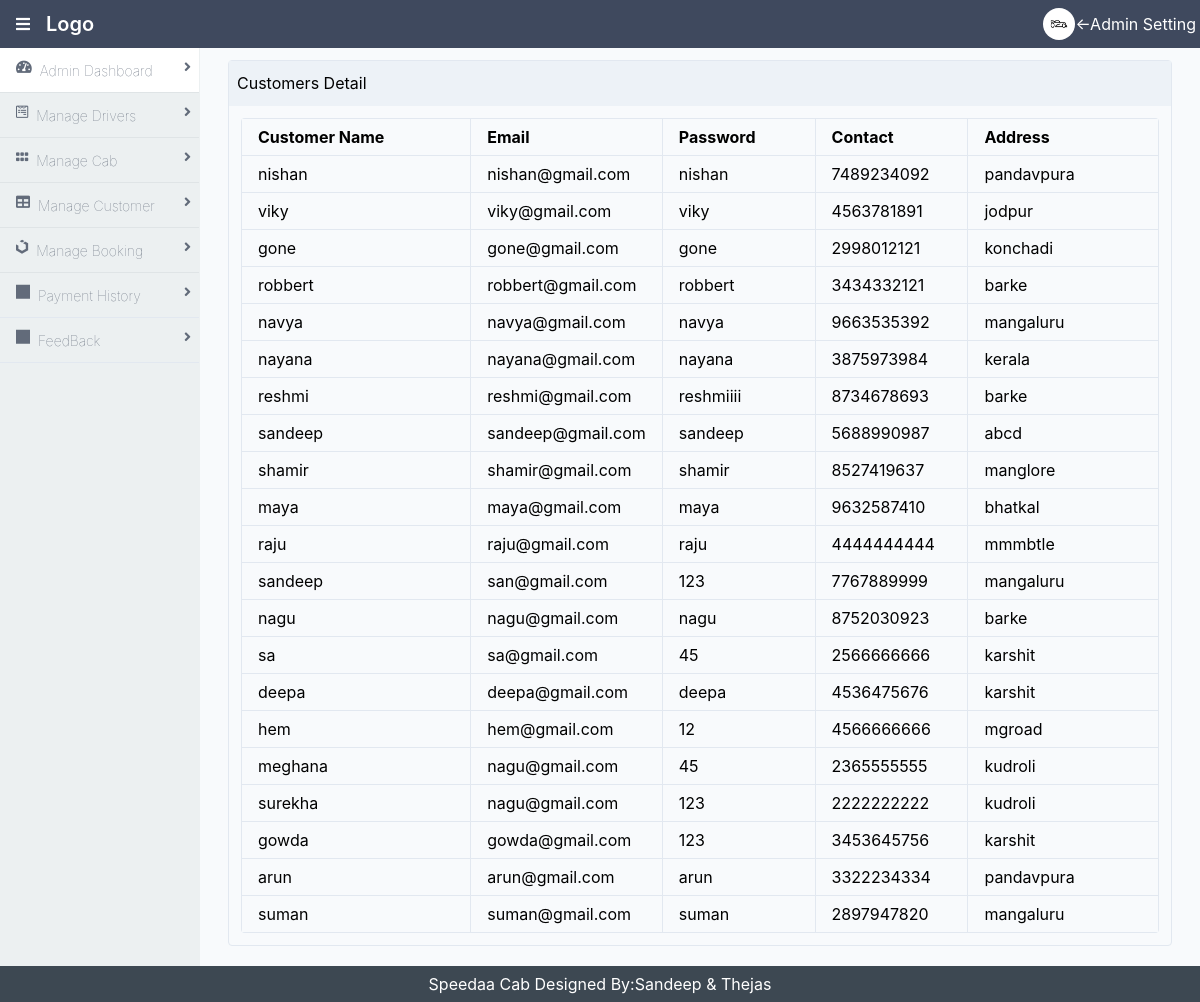
/admin/Customers.php (signed in), run on an earlier commit of the app's database.
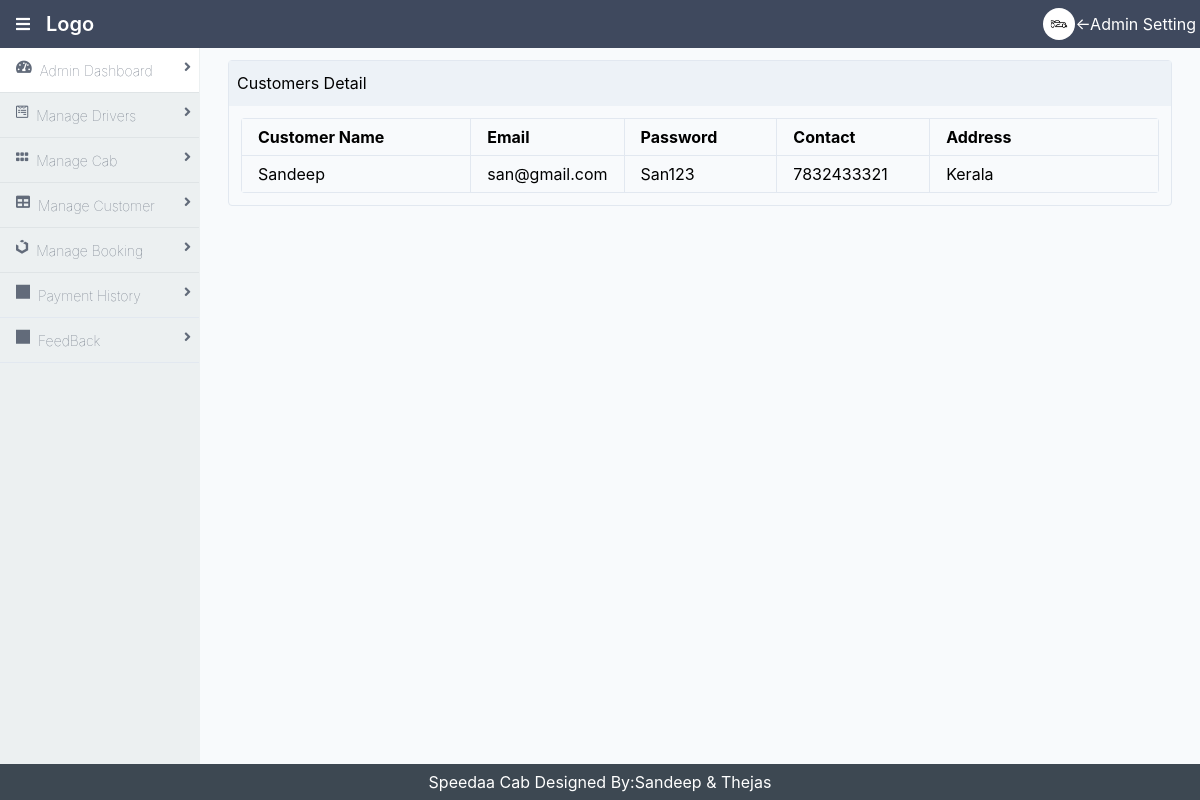
And on a later commit of the database.
### tables this page shows
CREATE TABLE `user` (
  `uid` int(11) NOT NULL,
  `name` varchar(111) NOT NULL,
  `addr` varchar(111) NOT NULL,
  `contno` bigint(20) NOT NULL,
  `emailid` varchar(123) NOT NULL,
  `password` varchar(123) NOT NULL
);

### admin/Customers.php (the view, shortened to what this page needs)
<!DOCTYPE html>
<div class="mx-auto bg-grey-lightest">
    <div class="min-h-screen flex flex-col">
        <?php include "header.php"; ?>
        <div class="flex flex-1">
            <?php include "sidebar.php"; ?>
            <main class="bg-white-500 flex-1 p-3 overflow-hidden">
                <div class="flex flex-col">
                    <div class="flex flex-1 flex-col md:flex-row lg:flex-row mx-2">
                        <div class="flex flex-1  flex-col md:flex-row lg:flex-row mx-2">
                            <div class="mb-2 border-solid border-gray-300 rounded border shadow-sm w-full">
                                <div class="bg-gray-200 px-2 py-3 border-solid border-gray-200 border-b">
                                    Customers Detail
                                </div>
                                <div class="p-3">
                                    <table class="table-responsive w-full rounded">
                                        <thead>
                                            <tr>
                                                <th class="border w-1/4 px-4 py-2">Customer Name</th>
                                                <th class="border w-1/6 px-4 py-2">Email</th>
                                                <th class="border w-1/6 px-4 py-2">Password</th>
                                                <th class="border w-1/6 px-4 py-2">Contact</th>
                                                <th class="border w-1/7 px-4 py-2">Address</th>
                                            </tr>
                                        </thead>
                                        <tbody>
                                            <?php
                                            include "config.php";
                                            $qry = mysqli_query($con, "SELECT * FROM user");
                                            while ($row = mysqli_fetch_array($qry)) { ?>
                                                <tr>
                                                    <td class="border px-4 py-2"><?php echo $row['name']; ?></td>
                                                    <td class="border px-4 py-2"><?php echo $row['emailid']; ?></td>
                                                    <td class="border px-4 py-2"><?php echo $row['password']; ?></td>
                                                    <td class="border px-4 py-2"><?php echo $row['contno']; ?></td>
                                                    <td class="border px-4 py-2"><?php echo $row['addr']; ?></td>
                                                </tr>
                                            <?php } ?>
                                        </tbody>
                                    </table>
                                </div>
                            </div>
                        </div>
                    </div>
                </div>
            </main>
        </div>
        <?php include "footer.php"; ?>
    </div>
</div>
</body>
</html>

What changed in the data, as far as the page shows it:
removed user: name "nishan", emailid "nishan@gmail.com", password "nishan", contno "7489234092", addr "pandavpura"
removed user: name "viky", emailid "viky@gmail.com", password "viky", contno "4563781891", addr "jodpur"
removed user: name "gone", emailid "gone@gmail.com", password "gone", contno "2998012121", addr "konchadi"
removed user: name "robbert", emailid "robbert@gmail.com", password "robbert", contno "3434332121", addr "barke"
removed user: name "navya", emailid "navya@gmail.com", password "navya", contno "9663535392", addr "mangaluru"
removed user: name "nayana", emailid "nayana@gmail.com", password "nayana", contno "3875973984", addr "kerala"
removed user: name "reshmi", emailid "reshmi@gmail.com", password "reshmiiii", contno "8734678693", addr "barke"
removed user: name "sandeep", emailid "sandeep@gmail.com", password "sandeep", contno "5688990987", addr "abcd"
removed user: name "shamir", emailid "shamir@gmail.com", password "shamir", contno "8527419637", addr "manglore"
removed user: name "maya", emailid "maya@gmail.com", password "maya", contno "9632587410", addr "bhatkal"
removed user: name "raju", emailid "raju@gmail.com", password "raju", contno "4444444444", addr "mmmbtle"
removed user: name "sandeep", emailid "san@gmail.com", password "123", contno "7767889999", addr "mangaluru"
removed user: name "nagu", emailid "nagu@gmail.com", password "nagu", contno "8752030923", addr "barke"
removed user: name "sa", emailid "sa@gmail.com", password "45", contno "2566666666", addr "karshit"
removed user: name "deepa", emailid "deepa@gmail.com", password "deepa", contno "4536475676", addr "karshit"
removed user: name "hem", emailid "hem@gmail.com", password "12", contno "4566666666", addr "mgroad"
removed user: name "meghana", emailid "nagu@gmail.com", password "45", contno "2365555555", addr "kudroli"
removed user: name "surekha", emailid "nagu@gmail.com", password "123", contno "2222222222", addr "kudroli"
removed user: name "gowda", emailid "gowda@gmail.com", password "123", contno "3453645756", addr "karshit"
removed user: name "arun", emailid "arun@gmail.com", password "arun", contno "3322234334", addr "pandavpura"
removed user: name "suman", emailid "suman@gmail.com", password "suman", contno "2897947820", addr "mangaluru"
added user: name "Sandeep", emailid "san@gmail.com", password "San123", contno "7832433321", addr "Kerala"
